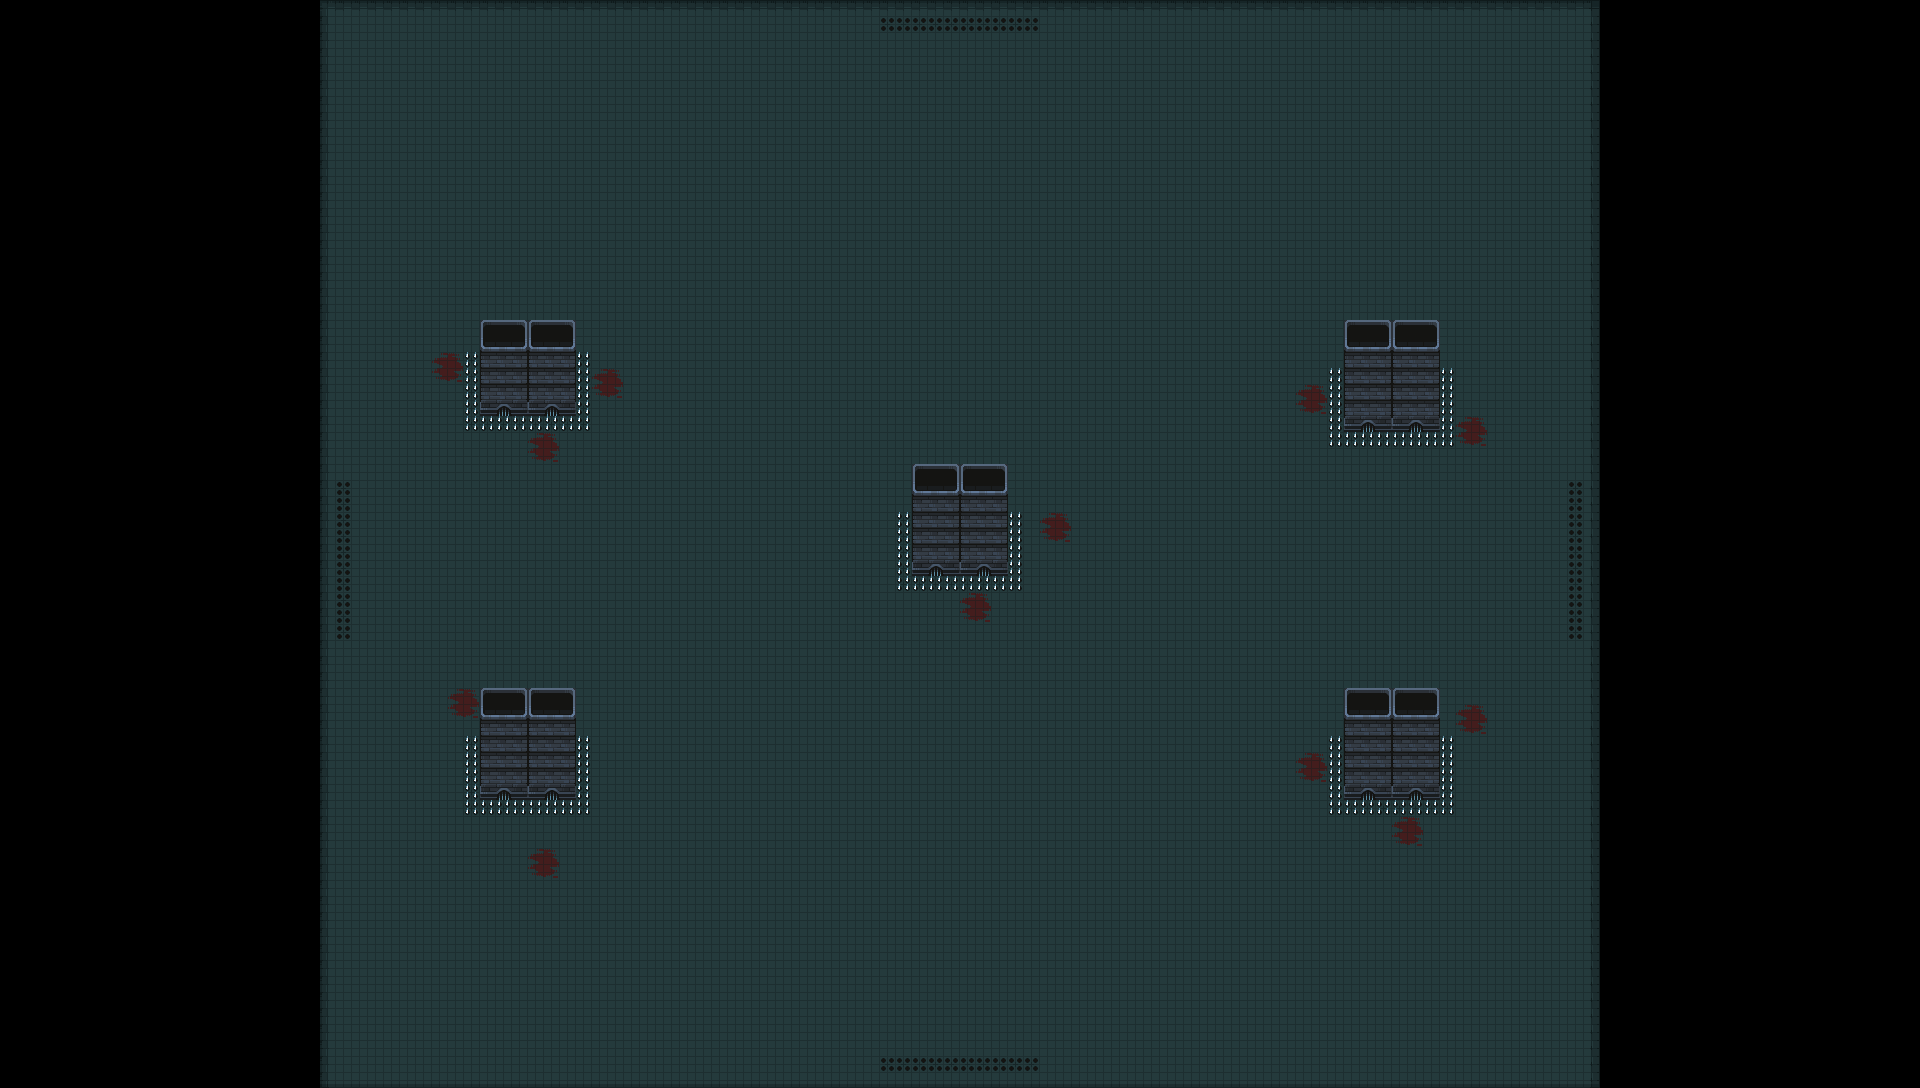

Below is a game level as drawn by its tile map, then a one-line description and the .tmx that defines it (tile-layer data replaced by summaries):
An orthogonal 120x68 tile map with 16x16 px tiles, 3 tile layers (Background, Collision, foreground), 2 tilesets and 5 objects (4x EnemySpawner, Player).

<map version="1.10" tiledversion="1.10.2" orientation="orthogonal" renderorder="right-down" width="120" height="68" tilewidth="16" tileheight="16" infinite="0" nextlayerid="5" nextobjectid="11">
 <tileset firstgid="1" name="Props" tilewidth="16" tileheight="16" tilecount="625" columns="25">
  <image source="Props.png" width="400" height="400" />
 </tileset>
 <tileset firstgid="626" name="Tiles" tilewidth="16" tileheight="16" tilecount="625" columns="25">
  <image source="Tiles.png" width="400" height="400" />
 </tileset>
 <layer id="1" name="Background" width="120" height="68">
  <data>[8160 cells, 5440 non-empty, 6 distinct tile ids]</data>
 </layer>
 <layer id="2" name="Collision" width="120" height="68">
  <data>[8160 cells, 516 non-empty, 15 distinct tile ids]</data>
 </layer>
 <layer id="4" name="foreground" width="120" height="68">
  <data>[8160 cells, 60 non-empty, 6 distinct tile ids]</data>
 </layer>
 <objectgroup id="3" name="Characters">
  <object id="3" type="EnemySpawner" x="352" y="544" width="32" height="32">
   <properties>
    <property name="lives" type="int" value="10000" />
    <property name="spawnAmount" type="int" value="1" />
    <property name="spawnCap" type="int" value="5" />
    <property name="spawnInterval" type="int" value="1000" />
   </properties>
  </object>
  <object id="5" type="EnemySpawner" x="944" y="32" width="32" height="32">
   <properties>
    <property name="lives" type="int" value="10000" />
    <property name="spawnAmount" type="int" value="1" />
    <property name="spawnCap" type="int" value="5" />
    <property name="spawnInterval" type="int" value="1000" />
   </properties>
  </object>
  <object id="6" type="EnemySpawner" x="1536" y="544" width="32" height="32">
   <properties>
    <property name="lives" type="int" value="1000" />
    <property name="spawnAmount" type="int" value="1" />
    <property name="spawnCap" type="int" value="5" />
    <property name="spawnInterval" type="int" value="1000" />
   </properties>
  </object>
  <object id="9" type="EnemySpawner" x="944" y="1024" width="32" height="32">
   <properties>
    <property name="lives" type="int" value="10000" />
    <property name="spawnAmount" type="int" value="1" />
    <property name="spawnCap" type="int" value="5" />
    <property name="spawnInterval" type="int" value="1000" />
   </properties>
  </object>
  <object id="10" name="Player1" type="Player" x="928" y="624" width="51" height="72">
   <properties>
    <property name="Health" type="float" value="10" />
    <property name="ammo" type="float" value="100" />
    <property name="maxHealth" type="float" value="10" />
   </properties>
  </object>
 </objectgroup>
</map>
